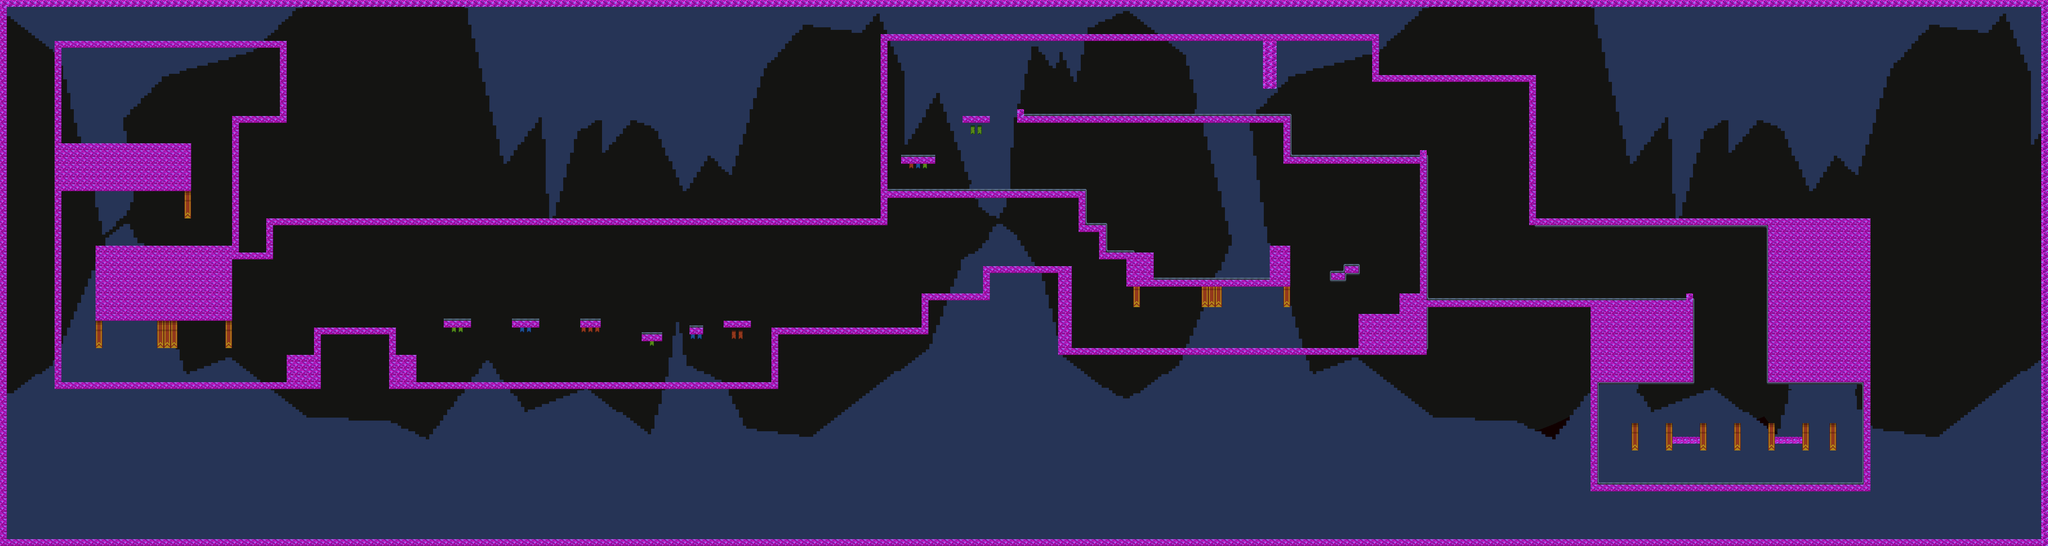

The image is a tile-based game level rendered from a .tmx file. Its description and source (layers, tilesets, objects; grid data summarised) follow:
An orthogonal 300x80 tile map with 16x16 px tiles, 2 tile layers (background, walls) and 79 objects (47x TorchLight, 13x HealPotion, 5x EnemyWarrior, 4x EnemyShaman, 3x EnemyRogue, ...).

<map version="1.9" tiledversion="1.9.2" orientation="orthogonal" renderorder="right-down" width="300" height="80" tilewidth="16" tileheight="16" infinite="0" nextlayerid="4" nextobjectid="82">
 <tileset firstgid="1" name="TileSet" tilewidth="16" tileheight="16" tilecount="50160" columns="330">
  <image source="tilesets/TileSet.png" width="5280" height="2432" />
 </tileset>
 <layer id="1" name="background" width="300" height="80">
  <data>[24000 cells, 24000 non-empty, 23618 distinct tile ids]</data>
 </layer>
 <layer id="2" name="walls" width="300" height="80">
  <data>[24000 cells, 2738 non-empty, 4 distinct tile ids]</data>
 </layer>
 <objectgroup id="3" name="objects">
  <object id="1" name="Player" class="Player" x="192" y="294.5" width="32" height="32">
   <properties>
    <property name="Type" value="Player" />
   </properties>
  </object>
  <object id="4" name="BigHealPotion" class="HealPotion" x="577" y="254.333" width="12" height="14">
   <properties>
    <property name="Type" value="HealPotion" />
   </properties>
  </object>
  <object id="5" name="SmallHealPotion" class="HealPotion" x="618.667" y="254.5" width="8" height="13">
   <properties>
    <property name="Type" value="HealPotion" />
   </properties>
  </object>
  <object id="6" name="TorchLight1" class="TorchLight" x="236" y="274" width="32" height="32">
   <properties>
    <property name="Type" value="TorchLight" />
   </properties>
  </object>
  <object id="7" name="TorchLight1" class="TorchLight" x="406" y="274" width="32" height="32">
   <properties>
    <property name="Type" value="TorchLight" />
   </properties>
  </object>
  <object id="8" name="TorchLight1" class="TorchLight" x="317.5" y="523" width="32" height="32">
   <properties>
    <property name="Type" value="TorchLight" />
   </properties>
  </object>
  <object id="9" name="TorchLight1" class="TorchLight" x="482" y="403" width="32" height="32">
   <properties>
    <property name="Type" value="TorchLight" />
   </properties>
  </object>
  <object id="10" name="TorchLight1" class="TorchLight" x="445.5" y="523" width="32" height="32">
   <properties>
    <property name="Type" value="TorchLight" />
   </properties>
  </object>
  <object id="11" name="TorchLight1" class="TorchLight" x="170" y="623" width="32" height="32">
   <properties>
    <property name="Type" value="TorchLight" />
   </properties>
  </object>
  <object id="12" name="TorchLight1" class="TorchLight" x="179" y="830" width="32" height="32">
   <properties>
    <property name="Type" value="TorchLight" />
   </properties>
  </object>
  <object id="13" name="TorchLight1" class="TorchLight" x="387.5" y="830" width="32" height="32">
   <properties>
    <property name="Type" value="TorchLight" />
   </properties>
  </object>
  <object id="14" name="TorchLight1" class="TorchLight" x="580" y="830" width="32" height="32">
   <properties>
    <property name="Type" value="TorchLight" />
   </properties>
  </object>
  <object id="15" name="TorchLight1" class="TorchLight" x="806.5" y="715" width="32" height="32">
   <properties>
    <property name="Type" value="TorchLight" />
   </properties>
  </object>
  <object id="16" name="TorchLight1" class="TorchLight" x="1054" y="697" width="32" height="32">
   <properties>
    <property name="Type" value="TorchLight" />
   </properties>
  </object>
  <object id="17" name="TorchLight1" class="TorchLight" x="1210" y="697" width="32" height="32">
   <properties>
    <property name="Type" value="TorchLight" />
   </properties>
  </object>
  <object id="18" name="TorchLight1" class="TorchLight" x="1365" y="697" width="32" height="32">
   <properties>
    <property name="Type" value="TorchLight" />
   </properties>
  </object>
  <object id="19" name="TorchLight1" class="TorchLight" x="1511.5" y="735" width="32" height="32">
   <properties>
    <property name="Type" value="TorchLight" />
   </properties>
  </object>
  <object id="20" name="TorchLight1" class="TorchLight" x="1713" y="707.5" width="32" height="32">
   <properties>
    <property name="Type" value="TorchLight" />
   </properties>
  </object>
  <object id="21" name="TorchLight1" class="TorchLight" x="1615" y="711" width="32" height="32">
   <properties>
    <property name="Type" value="TorchLight" />
   </properties>
  </object>
  <object id="22" name="TorchLight1" class="TorchLight" x="1702" y="840.5" width="32" height="32">
   <properties>
    <property name="Type" value="TorchLight" />
   </properties>
  </object>
  <object id="23" name="TorchLight1" class="TorchLight" x="1519" y="840" width="32" height="32">
   <properties>
    <property name="Type" value="TorchLight" />
   </properties>
  </object>
  <object id="24" name="TorchLight1" class="TorchLight" x="1328.5" y="840" width="32" height="32">
   <properties>
    <property name="Type" value="TorchLight" />
   </properties>
  </object>
  <object id="25" name="TorchLight1" class="TorchLight" x="1126.5" y="840" width="32" height="32">
   <properties>
    <property name="Type" value="TorchLight" />
   </properties>
  </object>
  <object id="26" name="TorchLight1" class="TorchLight" x="1930.5" y="708" width="32" height="32">
   <properties>
    <property name="Type" value="TorchLight" />
   </properties>
  </object>
  <object id="27" name="TorchLight1" class="TorchLight" x="2222" y="634" width="32" height="32">
   <properties>
    <property name="Type" value="TorchLight" />
   </properties>
  </object>
  <object id="28" name="TorchLight1" class="TorchLight" x="2406.5" y="576" width="32" height="32">
   <properties>
    <property name="Type" value="TorchLight" />
   </properties>
  </object>
  <object id="29" name="TorchLight1" class="TorchLight" x="2584.5" y="765" width="32" height="32">
   <properties>
    <property name="Type" value="TorchLight" />
   </properties>
  </object>
  <object id="30" name="TorchLight1" class="TorchLight" x="2756" y="765" width="32" height="32">
   <properties>
    <property name="Type" value="TorchLight" />
   </properties>
  </object>
  <object id="31" name="TorchLight1" class="TorchLight" x="2999" y="765" width="32" height="32">
   <properties>
    <property name="Type" value="TorchLight" />
   </properties>
  </object>
  <object id="32" name="TorchLight1" class="TorchLight" x="3216.5" y="691" width="32" height="32">
   <properties>
    <property name="Type" value="TorchLight" />
   </properties>
  </object>
  <object id="33" name="TorchLight1" class="TorchLight" x="2987" y="527" width="32" height="32">
   <properties>
    <property name="Type" value="TorchLight" />
   </properties>
  </object>
  <object id="34" name="TorchLight1" class="TorchLight" x="2636.5" y="541" width="32" height="32">
   <properties>
    <property name="Type" value="TorchLight" />
   </properties>
  </object>
  <object id="35" name="TorchLight1" class="TorchLight" x="2408" y="380" width="32" height="32">
   <properties>
    <property name="Type" value="TorchLight" />
   </properties>
  </object>
  <object id="36" name="TorchLight1" class="TorchLight" x="2228.5" y="380" width="32" height="32">
   <properties>
    <property name="Type" value="TorchLight" />
   </properties>
  </object>
  <object id="37" name="TorchLight1" class="TorchLight" x="2136" y="320" width="32" height="32">
   <properties>
    <property name="Type" value="TorchLight" />
   </properties>
  </object>
  <object id="38" name="TorchLight1" class="TorchLight" x="2271" y="236" width="32" height="32">
   <properties>
    <property name="Type" value="TorchLight" />
   </properties>
  </object>
  <object id="39" name="TorchLight1" class="TorchLight" x="2486" y="210" width="32" height="32">
   <properties>
    <property name="Type" value="TorchLight" />
   </properties>
  </object>
  </objectgroup>
</map>
<!-- 42 of 79 objects omitted -->